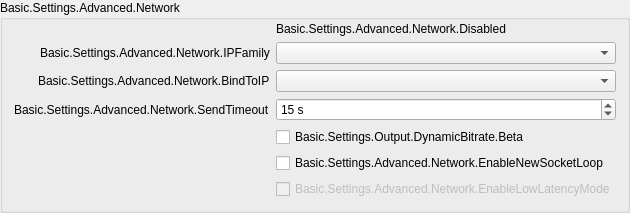
                 <widget class="QGroupBox" name="advNetworkGroupBox">
                  <property name="title">
                   <string>Basic.Settings.Advanced.Network</string>
                  </property>
                  <layout class="QFormLayout" name="formLayout_23">
                   <property name="fieldGrowthPolicy">
                    <enum>QFormLayout::FieldGrowthPolicy::AllNonFixedFieldsGrow</enum>
                   </property>
                   <property name="labelAlignment">
                    <set>Qt::AlignmentFlag::AlignRight|Qt::AlignmentFlag::AlignTrailing|Qt::AlignmentFlag::AlignVCenter</set>
                   </property>
                   <property name="topMargin">
                    <number>2</number>
                   </property>
                   <item row="0" column="1">
                    <widget class="QLabel" name="advNetworkDisabled">
                     <property name="text">
                      <string>Basic.Settings.Advanced.Network.Disabled</string>
                     </property>
                    </widget>
                   </item>
                   <item row="1" column="0">
                    <widget class="QLabel" name="ipFamilyLabel">
                     <property name="text">
                      <string>Basic.Settings.Advanced.Network.IPFamily</string>
                     </property>
                     <property name="buddy">
                      <cstring>ipFamily</cstring>
                     </property>
                    </widget>
                   </item>
                   <item row="1" column="1">
                    <widget class="QComboBox" name="ipFamily"/>
                   </item>
                   <item row="2" column="0">
                    <widget class="QLabel" name="bindToIPLabel">
                     <property name="text">
                      <string>Basic.Settings.Advanced.Network.BindToIP</string>
                     </property>
                     <property name="buddy">
                      <cstring>bindToIP</cstring>
                     </property>
                    </widget>
                   </item>
                   <item row="2" column="1">
                    <widget class="QComboBox" name="bindToIP"/>
                   </item>
                   <item row="3" column="0">
                    <widget class="QLabel" name="rtmpSendTimeoutLabel">
                     <property name="text">
                      <string>Basic.Settings.Advanced.Network.SendTimeout</string>
                     </property>
                     <property name="buddy">
                      <cstring>rtmpSendTimeout</cstring>
                     </property>
                    </widget>
                   </item>
                   <item row="3" column="1">
                    <widget class="OBS::SpinBox" name="rtmpSendTimeout">
                     <property name="toolTip">
                      <string>Basic.Settings.Advanced.Network.SendTimeout.Tooltip</string>
                     </property>
                     <property name="suffix">
                      <string> s</string>
                     </property>
                     <property name="minimum">
                      <number>1</number>
                     </property>
                     <property name="maximum">
                      <number>600</number>
                     </property>
                     <property name="value">
                      <number>15</number>
                     </property>
                    </widget>
                   </item>
                   <item row="5" column="1">
                    <widget class="QCheckBox" name="enableNewSocketLoop">
                     <property name="text">
                      <string>Basic.Settings.Advanced.Network.EnableNewSocketLoop</string>
                     </property>
                    </widget>
                   </item>
                   <item row="6" column="1">
                    <widget class="QCheckBox" name="enableLowLatencyMode">
                     <property name="enabled">
                      <bool>false</bool>
                     </property>
                     <property name="text">
                      <string>Basic.Settings.Advanced.Network.EnableLowLatencyMode</string>
                     </property>
                    </widget>
                   </item>
                   <item row="5" column="0">
                    <spacer name="horizontalSpacer_7">
                     <property name="orientation">
                      <enum>Qt::Orientation::Horizontal</enum>
                     </property>
                     <property name="sizeHint" stdset="0">
                      <size>
                       <width>170</width>
                       <height>1</height>
                      </size>
                     </property>
                    </spacer>
                   </item>
                   <item row="4" column="1">
                    <widget class="QCheckBox" name="dynBitrate">
                     <property name="toolTip">
                      <string>Basic.Settings.Output.DynamicBitrate.TT</string>
                     </property>
                     <property name="text">
                      <string>Basic.Settings.Output.DynamicBitrate.Beta</string>
                     </property>
                    </widget>
                   </item>
                  </layout>
                 </widget>
